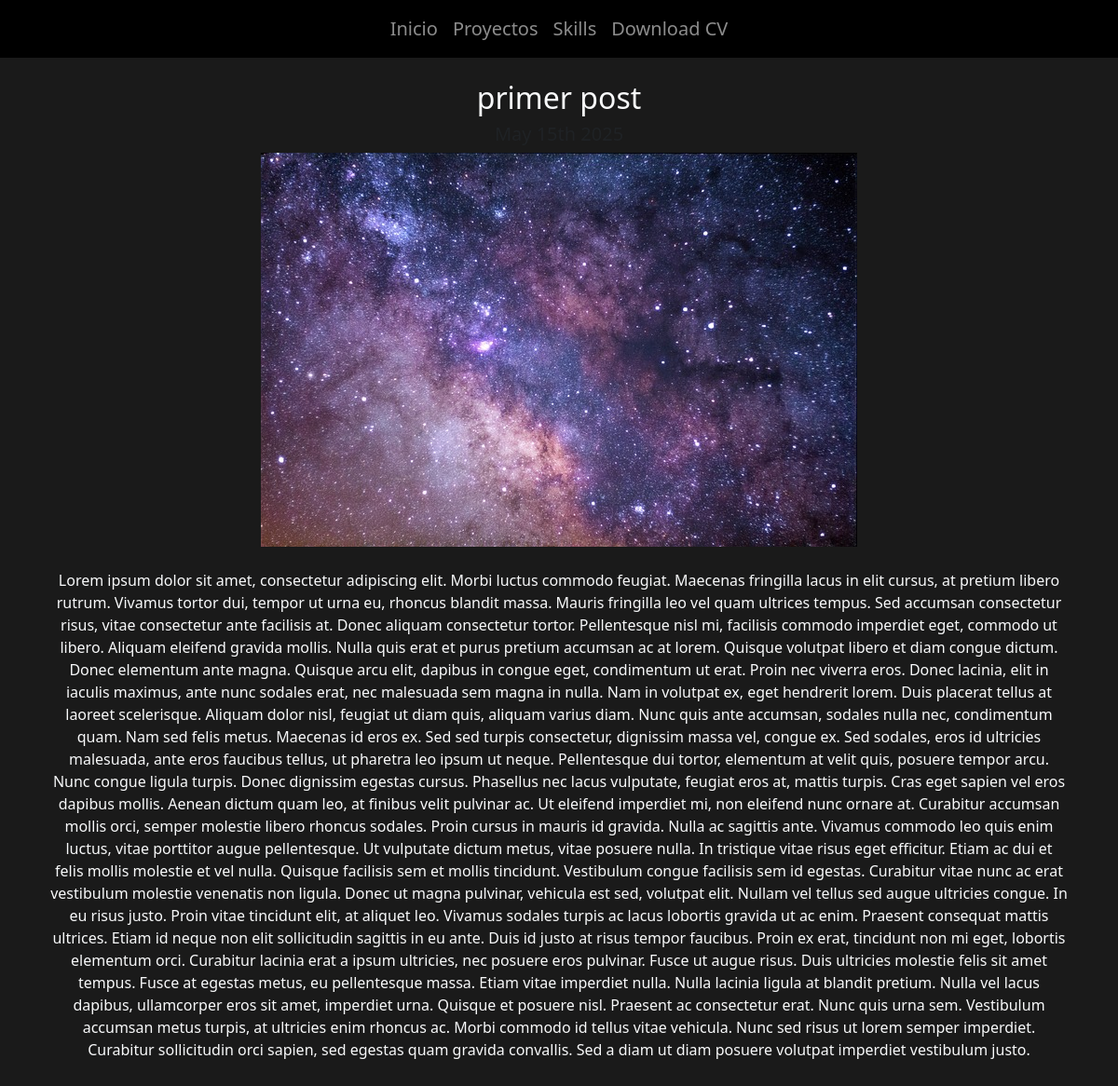
The page /blog/1 on the database its author committed.
### blog/models.py (models this page shows)
class Post(models.Model):
    title = models.CharField(max_length=100)
    description = models.TextField()
    image = models.ImageField(upload_to='blog/images')
    date = models.DateField(datetime.date.today)

### blog/views.py (the view)
# urls.py: path('<int:post_id>',  post_detail, name='post_detail' )
def post_detail(request, post_id):
    post = get_object_or_404(Post, pk=post_id)
    return render(request, 'post_detail.html',{"post":post})

### blog/templates/post_detail.html
{% extends 'layout.html'%}
{% block content %}
<div class="text-center">
<h2>{{post.title}}</h2>
    <h3 class="my-2 h5 text-muted">{{post.date | date:'F jS Y'}}</h3>
    <img src="{{post.image.url}}" alt="{{post.title}}" class="img-fluid">
    <div class="my-4">
    <p>{{post.description | safe }}</p>
    </div>
</div>
{% endblock %}

### portfolio/static/main.css (style rules this page uses)
body { background: #1a1a1a; }

### rows shown on the page
Post: title "primer post", image (picture), description "Lorem ipsum dolor sit amet, consectetur adipiscing elit. Morbi luctus commodo feugiat. Maecenas fringilla lacus in elit cursus, at pretium libero rutrum. Vivamus tortor dui, tempor ut urna eu, rhoncus blandit massa. Mauris fringilla leo vel quam ultrices tempus. Sed accumsan consectetur risus, vitae consectetur ante facilisis at. Donec aliquam consectetur tortor. Pellentesque nisl mi, facilisis commodo imperdiet eget, commodo ut libero. Aliquam eleifend gravida mollis. Nulla quis erat et purus pretium accumsan ac at lorem. Quisque volutpat libero et diam congue dictum. Donec elementum ante magna. Quisque arcu elit, dapibus in congue eget, condimentum ut erat. Proin nec viverra eros. Donec…"
